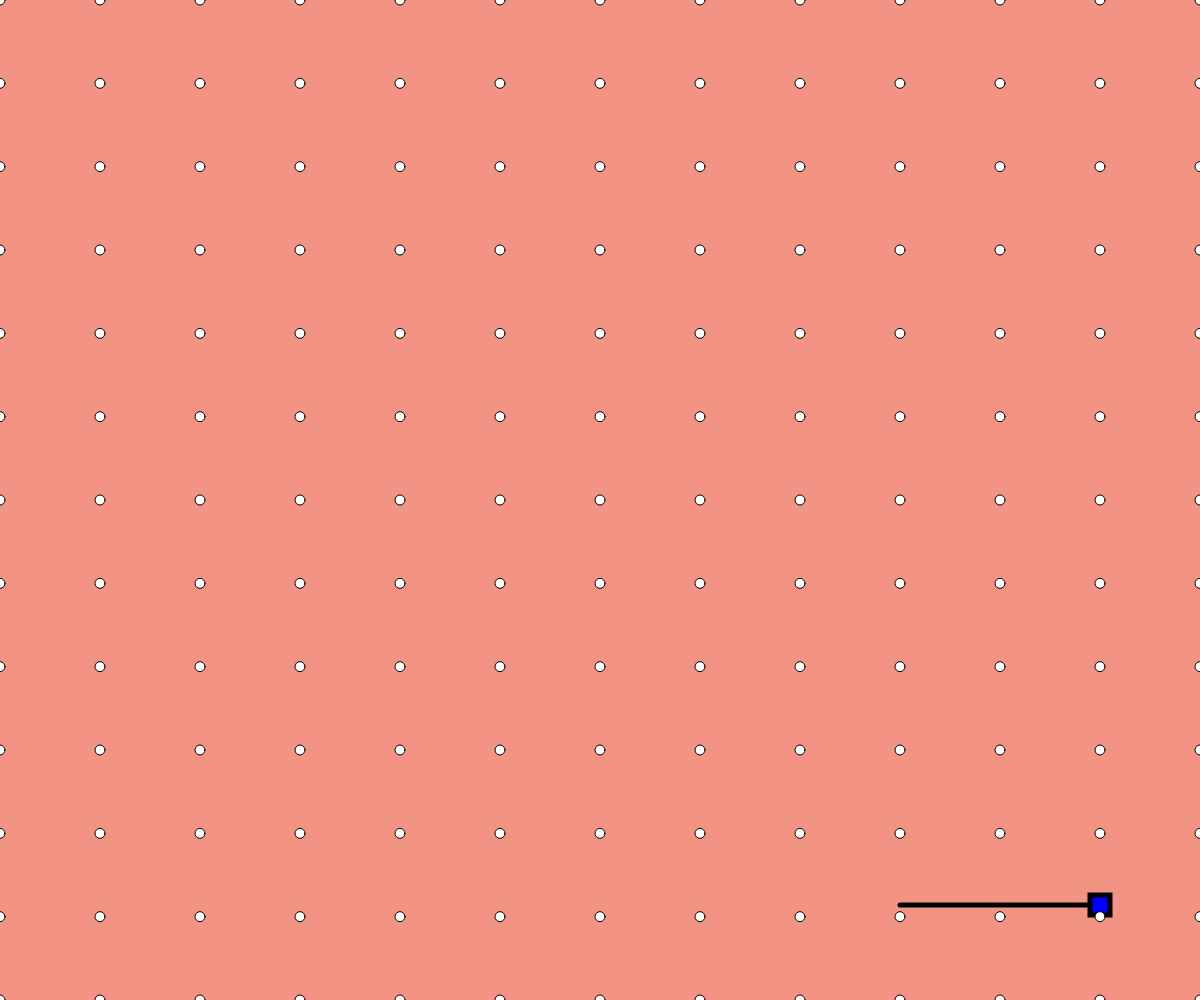
Frame 1 (no input)
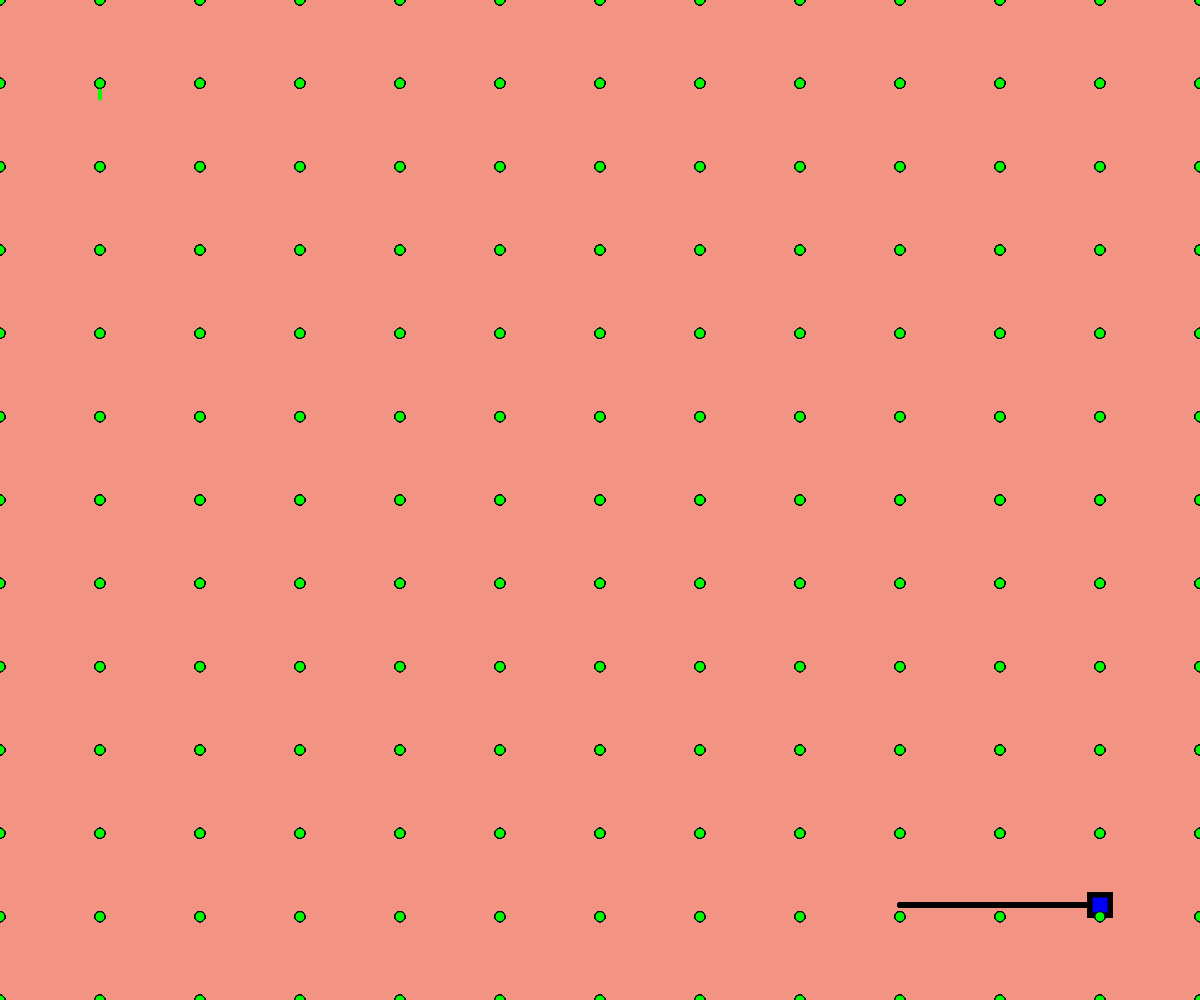
Frame 60 (no input)
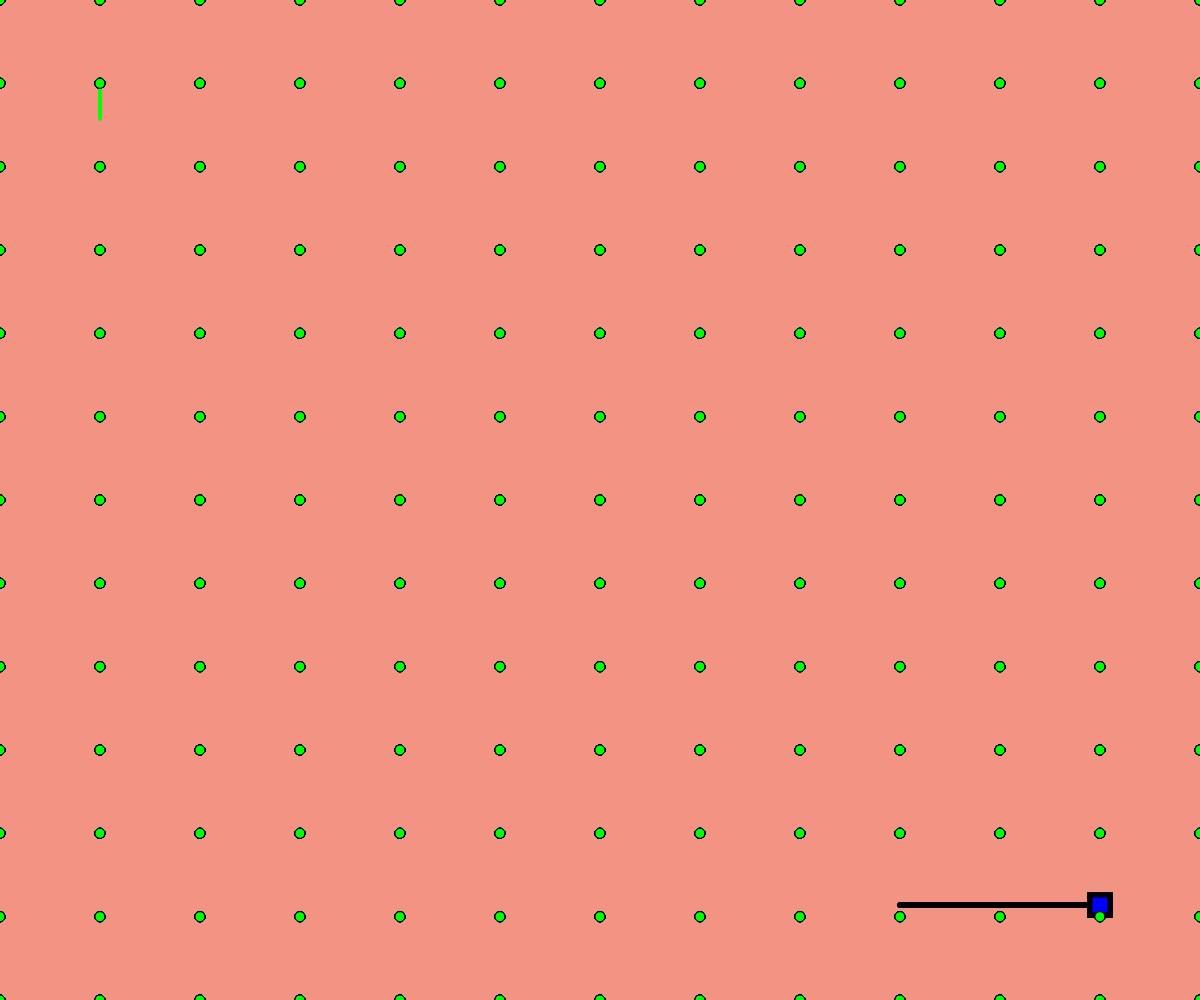
Frame 120 (the mouse pressed at the canvas centre since frame 60)

The p5.js sketch that drew these frames (run headless with seeded random() and noise() and a simulated clock; from frame 60 on, the mouse is pressed at the canvas centre):

// p5.js sketch
// ── sketch.js
var circleX = 0;
var circleY = 0;
var redColor = 255;
var blueColor = 255;
var greenColor = 255;
var alphaColor = 0;
var lastTime = 0;
var fixedX = 0;
var fixedY = 0;
var variableX = 0;
var variableY = 0;
var fxDistance = 0;
var fyDistance = 0;
var direction = 0;
var varXdist = 0;
var varYdist = 0;
var sliderX;
var sliderY;
var sliderDial;
var sliderImpact = 50;
var sliderLength = 0;

function setup() {
  createCanvas(windowWidth, windowHeight);
  background(230, 50 + (frameCount % 200), 20, 134);

  fixedX = width / 12;
  fixedY = height / 12;
  fxDistance = width / 12;
  fyDistance = height / 12;
  direction = random(0, 2);
  sliderX = width - 100;
  sliderY = 0;
  sliderDial = sliderX;
}

function draw() {
  lineDirection();
  lineMovement();
  sliderDesign();
  sliderButton();
  for (var x = 0; x < width + 100; x += width / 12) {
    for (var y = 0; y < height + 100; y += height / 12) {
      ellipseStyle();
      ellipse(x, y, 10, 10);
    }
  }
}

function sliderDesign() {
  strokeWeight(5);
  stroke(0);
  line(sliderX, height - 95, sliderX - 200, height - 95);
  sliderLength = dist(sliderX, height - 95, sliderX - 200, height - 95);
}

function sliderButton() {
  fill(0, 0, 255);
  rectMode(CENTER);
  rect(sliderDial, height - 95, 20, 20);
  sliderFunction();
}

function sliderFunction() {
  if (mouseIsPressed && mouseY <= height - 75 && mouseY >= height - 115 && mouseX >= sliderX - 200 && mouseX < sliderX) {
    rect(mouseX, height - 95, 20, 20);
    sliderImpact = map(mouseX, sliderX - 200, sliderX, 10, 50);
  }
}

function lineStyle() {
  strokeWeight(3);
  stroke(redColor, greenColor, blueColor);
}

function ellipseStyle() {
  strokeWeight(1);
  stroke(0);
  fill(redColor, greenColor, blueColor);
  ellipseMode(CENTER);
}

function lineDirection() {
  if (fxDistance <= varXdist || fyDistance <= varYdist) {
    fixedX = fixedX + variableX;
    fixedY = fixedY + variableY;
    direction = random(0, 4);
    varXdist = 0;
    varYdist = 0;
    variableX = 0;
    variableY = 0;
  } else {

  }
}

function lineDraw() {
  line(fixedX, fixedY, fixedX + variableX, fixedY + variableY);
}

function lineMovement() {
  if (fixedX < 0 || fixedX > width || fixedY < 0 || fixedY > height) {
    fixedX = width / 2;
    fixedY = height / 2;
    direction = random(0, 4);
  } else {
    if (direction >= 0 && direction < 1) {
      if (millis() - lastTime > sliderImpact) {
        redColor = 255;
        greenColor = 0;
        blueColor = 0;
        lineStyle();
        variableX = variableX + 1;
        lineDraw();
        varXdist = dist(fixedX, fixedY, fixedX + variableX, fixedY + variableY);
        lastTime = millis();
      }
    } else if (direction >= 1 && direction < 2) {
      if (millis() - lastTime > sliderImpact) {
        redColor = 0;
        greenColor = 255;
        blueColor = 0;
        lineStyle();
        variableY = variableY + 1;
        lineDraw();
        varYdist = dist(fixedX, fixedY, fixedX + variableX, fixedY + variableY);
        lastTime = millis();
      }
    } else if (direction >= 2 && direction < 3) {
      if (millis() - lastTime > sliderImpact) {
        redColor = 0;
        greenColor = 0;
        blueColor = 255;
        lineStyle();
        variableX = variableX - 1;
        lineDraw();
        varXdist = dist(fixedX, fixedY, fixedX + variableX, fixedY + variableY);
        lastTime = millis();
      }
    } else if (direction >= 3 && direction < 4) {
      if (millis() - lastTime > sliderImpact) {
        redColor = 0;
        greenColor = 0;
        blueColor = 0;
        lineStyle();
        variableY = variableY - 1;
        lineDraw();
        varYdist = dist(fixedX, fixedY, fixedX + variableX, fixedY + variableY);
        lastTime = millis();
      }
    }
  }
}
